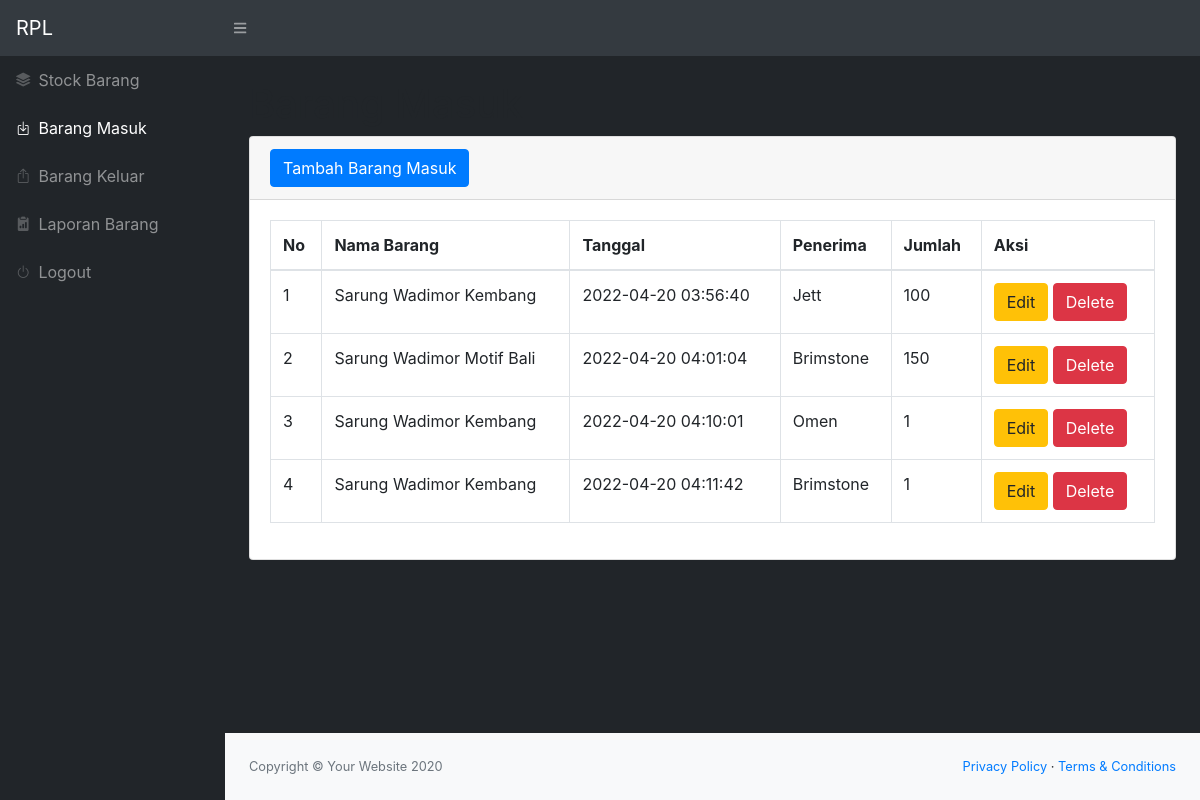
/brg_masuk.php (signed in), run on the app's committed database.
### tables this page shows
CREATE TABLE `tbl_masuk_brg` (
  `idmasuk` int(11) NOT NULL AUTO_INCREMENT,
  `idbarang` int(11) NOT NULL,
  `tanggal` timestamp NOT NULL DEFAULT current_timestamp(),
  `penerima` varchar(25) NOT NULL,
  `qty` int(11) NOT NULL,
  PRIMARY KEY (`idmasuk`)
);

CREATE TABLE `tbl_barang` (
  `brg_id` int(11) NOT NULL AUTO_INCREMENT,
  `brg_nama` varchar(100) NOT NULL,
  `brg_kategori` int(11) NOT NULL,
  `brg_quantity` int(11) NOT NULL,
  `brg_harga` int(11) NOT NULL,
  PRIMARY KEY (`brg_id`),
  KEY `brg_kategori` (`brg_kategori`),
  CONSTRAINT `tbl_barang_ibfk_1` FOREIGN KEY (`brg_kategori`) REFERENCES `tbl_kategori` (`kat_id`)
);

### brg_masuk.php (the view, shortened to what this page needs)
<?php
require 'function.php';
?>
<!DOCTYPE html>
<html lang="en">
    <head>
        <link href="css/styles.css" rel="stylesheet" />
        <link href="https://cdn.datatables.net/1.10.20/css/dataTables.bootstrap4.min.css" rel="stylesheet" />
        <link rel="stylesheet" href="https://cdn.jsdelivr.net/npm/bootstrap-icons@1.8.1/font/bootstrap-icons.css">
    </head>
    <body class="sb-nav-fixed">
        <nav class="sb-topnav navbar navbar-expand navbar-dark bg-dark">
            <a class="navbar-brand" href="index.php">RPL</a>
            <button class="btn btn-link btn-sm order-1 order-lg-0" id="sidebarToggle" href="#"><i class="fas fa-bars"></i></button>
        </nav>
        <div id="layoutSidenav">
            <div id="layoutSidenav_nav">
                <nav class="sb-sidenav accordion sb-sidenav-dark" id="sidenavAccordion">
                    <div class="sb-sidenav-menu">
                        <div class="nav">
                             <a class="nav-link" href="index.php">
                                <div class="sb-nav-link-icon"><i class="bi bi-stack"></i></div>
                                Stock Barang
                            </a>
                            <a class="nav-link" href="brg_masuk.php">
                                <div class="sb-nav-link-icon"><i class="bi bi-box-arrow-in-down"></i></div>
                                Barang Masuk
                            </a>
                            <a class="nav-link" href="brg_keluar.php">
                                <div class="sb-nav-link-icon"><i class="bi bi-box-arrow-up"></i></div>
                                Barang Keluar
                            </a>
                            <a class="nav-link" href="cetak.php">
                                <div class="sb-nav-link-icon"><i class="bi bi-clipboard2-data-fill"></i></div>
                                Laporan Barang
                            </a>
                            <a class="nav-link" href="logout.php">
                                <div class="sb-nav-link-icon"><i class="bi bi-power"></i></div>
                                Logout
                            </a>
                        </div>
                    </div>
                </nav>
            </div>
            <div id="layoutSidenav_content">
                <main>
                    <div class="container-fluid">
                        <h1 class="mt-4">Barang Masuk</h1>
                        <div class="card mb-4">
                            <div class="card-header">
                                <button type="button" class="btn btn-primary" data-toggle="modal" data-target="#myModal">
                                    Tambah Barang Masuk
                                </button>
                            </div>
                            <div class="card-body">
                                <div class="table-responsive">
                                    <table class="table table-bordered" id="dataTable" width="100%" cellspacing="0">
                                        <thead>
                                            <tr>
                                                <th>No</th>
                                                <th>Nama Barang</th>
                                                <th>Tanggal</th>
                                                <th>Penerima</th>
                                                <th>Jumlah</th>
                                                <th>Aksi</th>
                                            </tr>
                                        </thead>
                                        <tbody>
                                            <?php
                                                    $ambilsemuadatastock = mysqli_query($conn, "SELECT * FROM tbl_barang m, tbl_masuk_brg s WHERE s.idbarang = m.brg_id");
                                                    $i = 1;
                                                    while ($data=mysqli_fetch_array($ambilsemuadatastock)){
                                                        $idm = $data['idmasuk'];
                                                        $namabarang = $data['brg_nama'];
                                                        $tanggal = $data['tanggal'];
                                                        $penerima = $data['penerima'];
                                                        $qty = $data['qty'];
                                                ?>
                                                <tr>
                                                    <td><?= $i++; ?></td>
                                                    <td><?= $namabarang; ?></td>
                                                    <td><?= $tanggal; ?></td>
                                                    <td><?= $penerima; ?></td>
                                                    <td><?= $qty; ?></td>
                                                    <td>
                                                    <button type="button" class="btn btn-warning" data-toggle="modal" data-target="#editmodal<?=$idm;?>">
                                                    Edit
                                                    </button>
                                                    <button type="button" class="btn btn-danger" data-toggle="modal" data-target="#deletemodal<?=$idm;?>">
                                                        Delete
                                                    </button>
                                                    </td>
                                                </tr>
                                                <?php
                                                    };
                                                ?>
                                        </tbody>
                                    </table>
                                </div>
                            </div>
                        </div>
                    </div>
                </main>
                <footer class="py-4 bg-light mt-auto">
                    <div class="container-fluid">
                        <div class="d-flex align-items-center justify-content-between small">
                            <div class="text-muted">Copyright &copy; Your Website 2020</div>
                            <div>
                                <a href="#">Privacy Policy</a>
                                &middot;
                                <a href="#">Terms &amp; Conditions</a>
                            </div>
                        </div>
                    </div>
                </footer>
            </div>
        </div>
    </body>
</html>

### data on the page
tbl_masuk_brg: idbarang.brg_nama "Sarung Wadimor Kembang", tanggal "2022-04-20 03:56:40", penerima "Jett", qty "100"
tbl_masuk_brg: idbarang.brg_nama "Sarung Wadimor Motif Bali", tanggal "2022-04-20 04:01:04", penerima "Brimstone", qty "150"
tbl_masuk_brg: idbarang.brg_nama "Sarung Wadimor Kembang", tanggal "2022-04-20 04:10:01", penerima "Omen", qty "1"
tbl_masuk_brg: idbarang.brg_nama "Sarung Wadimor Kembang", tanggal "2022-04-20 04:11:42", penerima "Brimstone", qty "1"
